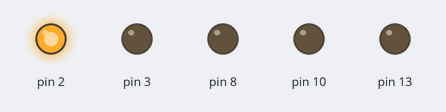
Bench run of a sketch on a simulated Arduino Uno, built with avr-gcc and run on an emulated ATmega328P. Parts: output pins drawn as LEDs (lit = HIGH).

Above: at 0.05 s.
At 0.45 s:
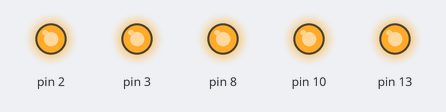
At 0.65 s:
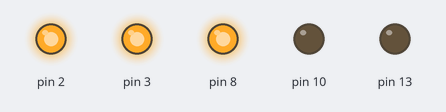
At 1.35 s:
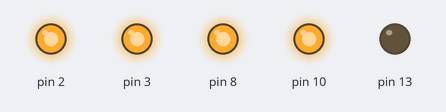
At 1.95 s:
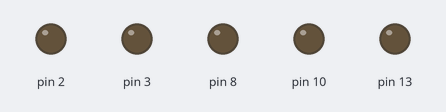
At 2.75 s:
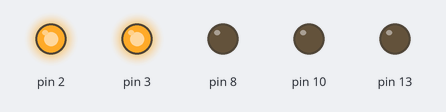
Timing chart, 0 to 3.0 s (numbered marks = the images above):
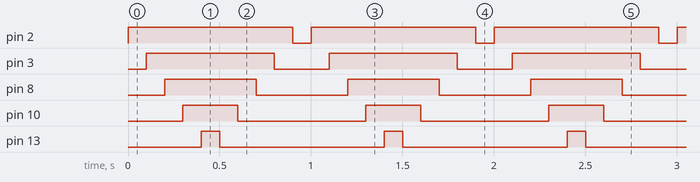

Measured:
- by itself, pin 2: alternates HIGH for 0.90 s and LOW for 0.10 s
- by itself, pin 3: alternates HIGH for 0.70 s and LOW for 0.30 s
- by itself, pin 8: alternates HIGH for 0.50 s and LOW for 0.50 s
- by itself, pin 10: alternates HIGH for 0.30 s and LOW for 0.70 s
- by itself, pin 13: alternates HIGH for 0.10 s and LOW for 0.90 s

The sketch:

Running_LED_Program_Khusus.ino
```cpp
int waktu=100;

void setup() {
  pinMode(2,OUTPUT);
  pinMode(3,OUTPUT);
  pinMode(8,OUTPUT);
  pinMode(10,OUTPUT);
  pinMode(13,OUTPUT);
}

void loop() {
  RunLED(1,0,0,0,0); delay(waktu);
  RunLED(1,1,0,0,0); delay(waktu);
  RunLED(1,1,1,0,0); delay(waktu);
  RunLED(1,1,1,1,0); delay(waktu);
  RunLED(1,1,1,1,1); delay(waktu);
  RunLED(1,1,1,1,0); delay(waktu);
  RunLED(1,1,1,0,0); delay(waktu);
  RunLED(1,1,0,0,0); delay(waktu);
  RunLED(1,0,0,0,0); delay(waktu);
  RunLED(0,0,0,0,0); delay(waktu);
}


void RunLED(bool a,bool b,bool c, bool d,bool e){
  if(a==1){digitalWrite(2,HIGH);}else{digitalWrite(2,LOW);}
  if(b==1){digitalWrite(3,HIGH);}else{digitalWrite(3,LOW);}
  if(c==1){digitalWrite(8,HIGH);}else{digitalWrite(8,LOW);}
  if(d==1){digitalWrite(10,HIGH);}else{digitalWrite(10,LOW);}
  if(e==1){digitalWrite(13,HIGH);}else{digitalWrite(13,LOW);}

}
```
